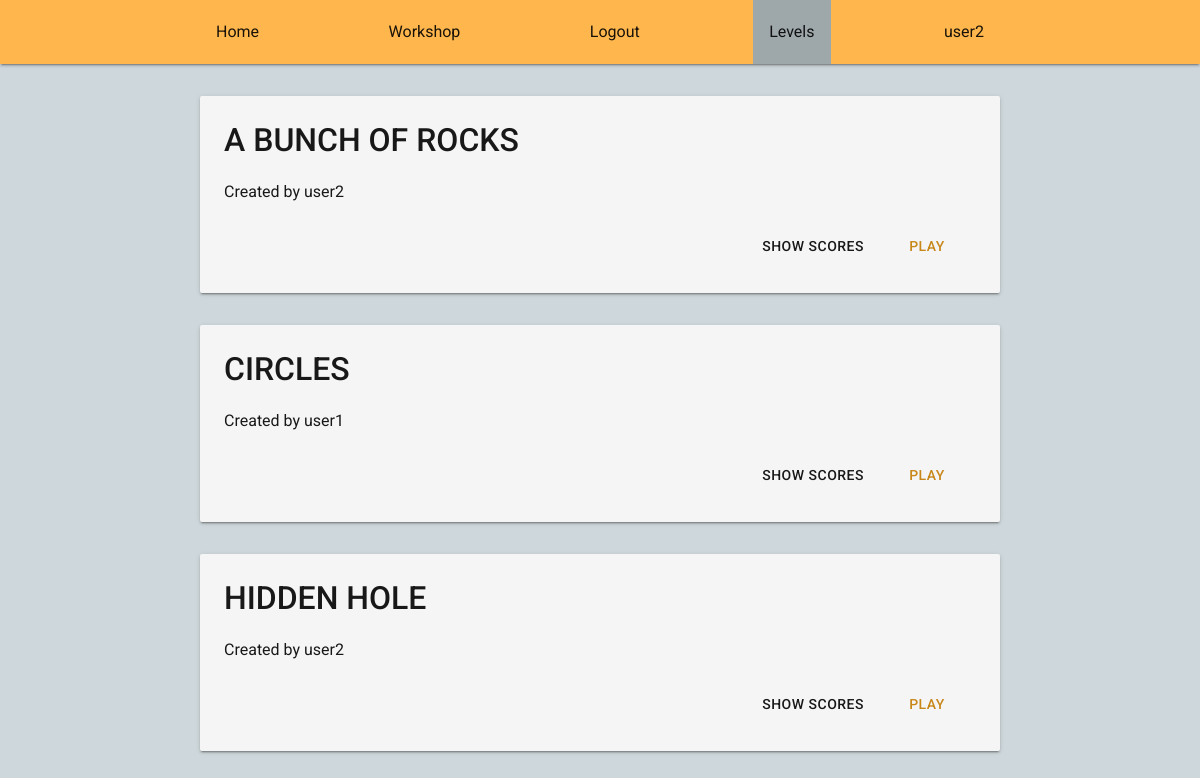
Page /levels.php (signed in) on the committed database.
### tables this page shows
CREATE TABLE `Level` (
	`name` VARCHAR(50) NOT NULL,
	`creatorNickname` VARCHAR(50) NOT NULL,
	`levelObject` TEXT NOT NULL,

	PRIMARY KEY (`name`, `creatorNickname`),
	FOREIGN KEY (`creatorNickname`)
		REFERENCES User(`nickname`)
);

### utilities/php/database.php (called while the page is built, shortened)
<?php
class Database {
	private $pdo;
	public function __construct($pdoObject) {
		$this->pdo = $pdoObject;
		$this->pdo->setAttribute(PDO::ATTR_DEFAULT_FETCH_MODE, PDO::FETCH_ASSOC);
		$this->pdo->setAttribute(PDO::ATTR_ERRMODE, PDO::ERRMODE_EXCEPTION);
	}
	public function getLevels() {
		$query = $this->pdo->prepare('CALL getLevels();');
		$query->execute();
		$rows = $query->fetchAll();
		return $rows;
	}
}
?>

### utilities/php/utilities.php (the view, shortened to what this page needs)
<?php
function getDBConnectionInfo($fileLocation) {
    $credentials = array();
    return $credentials;
}
function connectToDB($fileLocation) {
    $credentials = getDBConnectionInfo($fileLocation);
    $hostname = $credentials['hostname'];
    $database = $credentials['database'];
    $pdo = new PDO("mysql:dbname=$database;host=$hostname", $credentials['user'], $credentials['password']);
    return $pdo;
}
function printHeader($currentPage, $nickname) {
    $classes = array(
        'index' => '',
        'workshop' => '',
        'logout' => '',
        'login' => '',
        'levels' => '',
        'profile' => ''
    );
	$classes[$currentPage] = 'secondaryDark';
	echo '<header>';
	echo '<nav class="primary">';
   	echo '<ul class="xWrapper navBar">';
    echo 	'<li><a href="index.php" class="' . $classes['index'] . '">Home</a></li>';
    if($nickname)
    	echo '<li><a href="workshop.php" class="' . $classes['workshop'] . '">Workshop</a></li>';
    if($nickname)
    	echo '<li><a href="logout.php" class="' . $classes['logout'] . '">Logout</a></li>';
    else
    	echo '<li><a href="login.php" class="' . $classes['login'] . '">LogIn / SignUp</a></li>';
    echo 	'<li><a href="levels.php" class="' . $classes['levels'] . '">Levels</a></li>';
    if($nickname)
        echo '<li><a href="profile.php" id="nickname" class="' . $classes['profile'] . '">' . htmlspecialchars($nickname) . '</a></li>';
    echo '</ul>';
	echo '</nav>';
	echo '</header>';
}
function printLevelsList($levels) {
    echo '<ul>';
    foreach ($levels as $key => $value) {
        echo '<li class="card">';
            echo '<h1>' . htmlspecialchars($value['name']) . '</h1>';
            echo '<p>Created by ' . htmlspecialchars($value['creatorNickname']) . '</p>';
            echo '<a href="play.php?creatorNickname=' . urlencode($value['creatorNickname']) . '&levelName='
                . urlencode($value['name']) .'" class="flatButton primaryDarkText">Play</a>';
            echo '<button class="flatButton" id="' . htmlspecialchars($value['creatorNickname']) .'-'
                . htmlspecialchars($value['name']) . '">Show scores</button>';
        echo '</li>';
    }
    echo '</ul>';
}
?>

### resources/css/main.css (style rules this page uses)
* { color: rgba(0, 0, 0, .90); font-family: 'Roboto', GillSans, Calibri, Trebuchet, sans-serif; font-weight: 400; box-sizing: border-box; }
html, body { margin: 0; border: 0; background-color: #ced7db; color: rgba(0, 0, 0, 1); height: 100%; }
h1, h2, h3, h4 , h5, h6 { text-transform: uppercase; font-weight: 500; }
nav { box-shadow: 0 2px 2px 0 rgba(0, 0, 0, .14), 0 1px 5px 0 rgba(0, 0, 0, .12), 0 3px 1px -2px rgba(0, 0, 0, .2); width: 100%; }
ul { padding: 0; }
li { margin-top: 0; list-style-type: none; }
.xWrapper { width: 100%; display: flex; flex-direction: row; flex-wrap: wrap; justify-content: space-around; align-items: center; align-content: space-between; }
.navBar { justify-content: space-between; height: 64px; line-height: 64px; margin: auto; padding: 0; max-width: 800px; }
.navBar a { display: block; text-decoration: none; padding: 0 16px; transition: background-color ease-in-out 0.3s; }
.raisedButton, .flatButton { background-color: inherit; font-weight: 500; font-size: 14px; display: inline-block; border: none; border-radius: 2px; height: 36px; line-height: 36px; margin: 5px; margin-left: 0; padding: 0 1em; min-width: 88px; text-align: center; letter-spacing: .5px; text-transform: uppercase; cursor: pointer; transition: background-color 0.3s ease-in-out, box-shadow 0.3s ease-in-out; text-decoration: none; }
.flatButton { float: right; }
.primary { background-color: #ffb74d !important; }
.secondaryDark { background-color: #9ea7aa !important; }
.primaryDarkText { color: #c88719; }
.card { width: 100%; overflow: hidden; line-height: 30px; margin: 0; margin-top: 2em; padding: 24px; padding-top: 8px; box-shadow: 0 2px 2px 0 rgba(0,0,0,0.14), 0 1px 5px 0 rgba(0,0,0,0.12), 0 3px 1px -2px rgba(0,0,0,0.2); border: none; border-radius: 2px; background-color: #F5F5F6; }

### rows in the picture
level: name "A BUNCH OF ROCKS", creatorNickname "user2"
level: name "CIRCLES", creatorNickname "user1"
level: name "HIDDEN HOLE", creatorNickname "user2"

### other values in the picture
$nickname "user2"
